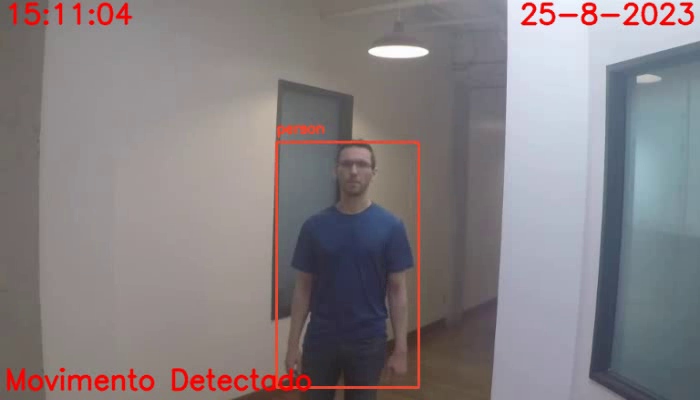
#> input picture frame 73 of 2.0-Processamento de Video/900.13-Detecção de Movimento/Output/DetectaMovimentoOUT.mp4, 700 x 400 px, given in place of DetectaMovimento.mp4, which was not available
$ python 'Detecção de Movimento - Versão 1.0.0.py'
#> lines starting #> are read from the running program, lines starting #| are printed output that depends on the picture
#
########################################################################
# Importação das Bibliotecas Necessárias
########################################################################
#
import cvlib as clb
from cvlib.object_detection import draw_bbox
import cv2 as cv
import numpy as np
import matplotlib.pyplot as plt
import os
from pathlib import Path
from datetime import datetime

#
########################################################################
# Funções de Apoio
########################################################################
#
def LimpaTerminal ():
    if os.name == "nt":
       _ = os.system( "cls" )
    else:
      _ = os.system( "clear ")
    return ()

#
########################################################################
# Definições Gerais
########################################################################
#
Codec = cv.VideoWriter_fourcc('m','p','4','v')
NomeVideoBase = "DetectaMovimento.mp4"
VideoOutName = "DetectaMovimentoOUT.mp4"
dirRaiz = Path.home()
dirBase = "LocalCV"
dirImagem = "Videos"
dirCaminhoBase = str(Path(dirRaiz, dirBase, dirImagem, NomeVideoBase))
dirVideoOut = str(Path(dirRaiz, dirBase, dirImagem, VideoOutName))

#
########################################################################
# Criando o Arquivo de Vídeo
########################################################################
#
VideoOut = cv.VideoWriter ( dirVideoOut,
                            Codec,
                            25,
                            (700, 400))

#
########################################################################
# Lendo o Video
########################################################################
#
Video = cv.VideoCapture (dirCaminhoBase)
if (Video.isOpened()== False):
    LimpaTerminal ()
    print( "Não Foi Localizada o Vídeo : ", NomeVideoBase)
    exit ()

lstFrameVideo = []
while(Video.isOpened()):
    Status, VideoFrame = Video.read()
#> VideoFrame is the input picture: shape (400, 700, 3); mean B, G, R 130.2, 127.4, 134.4

    if Status == True:
      TempoAtual = datetime.now()
      HoraAtual = TempoAtual.strftime("%H:%M:%S")
      DataAtual = str(TempoAtual.day) + "-" + str(TempoAtual.month) + "-" + str(TempoAtual.year)

      cv.putText(VideoFrame, HoraAtual, (5, 25), cv.FONT_HERSHEY_SIMPLEX, 1, (0, 0, 255), 2, cv.LINE_AA)
      cv.putText(VideoFrame, DataAtual, (570, 25), cv.FONT_HERSHEY_SIMPLEX, 1, (0, 0, 255), 2, cv.LINE_AA)
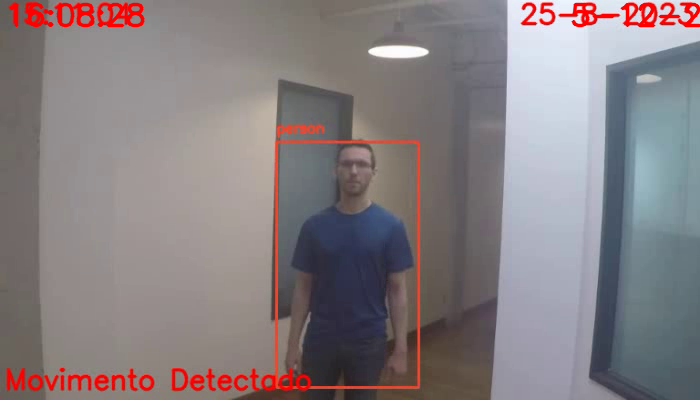
#> VideoFrame: shape (400, 700, 3); mean B, G, R 129.3, 126.5, 134.9

#> (the run stopped early here; a loop or call above may not have finished)

$ run again, starting later in the video
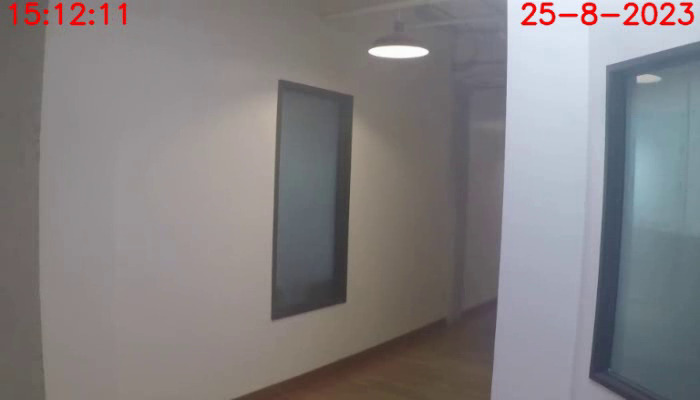
#> input picture frame 329 of 2.0-Processamento de Video/900.13-Detecção de Movimento/Output/DetectaMovimentoOUT.mp4, 700 x 400 px, given in place of DetectaMovimento.mp4, which was not available
#> VideoFrame is the input picture: shape (400, 700, 3); mean B, G, R 130.3, 128.6, 132
#> `cv.putText(VideoFrame, DataAtual, (570, 25), cv.FONT_HERSHEY_SIMPLEX, ..`:
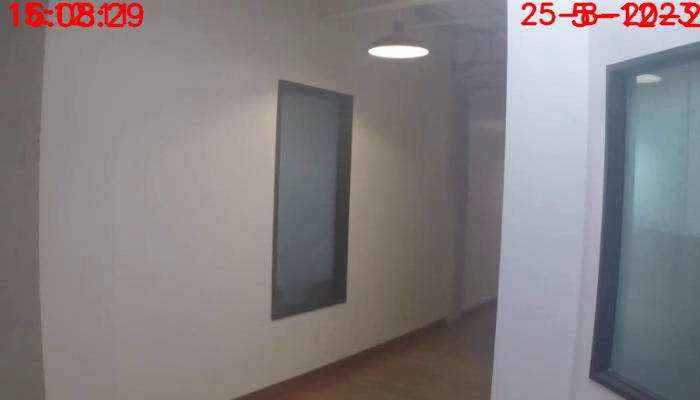
#> VideoFrame: shape (400, 700, 3); mean B, G, R 129.4, 127.7, 132.6

$ run again, starting later in the video
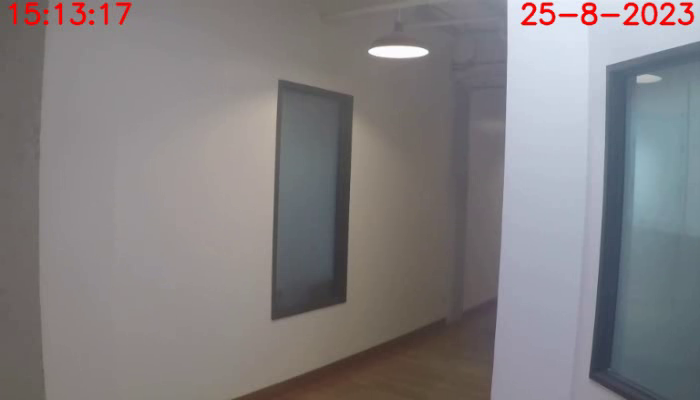
#> input picture frame 585 of 2.0-Processamento de Video/900.13-Detecção de Movimento/Output/DetectaMovimentoOUT.mp4, 700 x 400 px, given in place of DetectaMovimento.mp4, which was not available
#> VideoFrame is the input picture: shape (400, 700, 3); mean B, G, R 130.1, 128.4, 131.7
#> `cv.putText(VideoFrame, DataAtual, (570, 25), cv.FONT_HERSHEY_SIMPLEX, ..`:
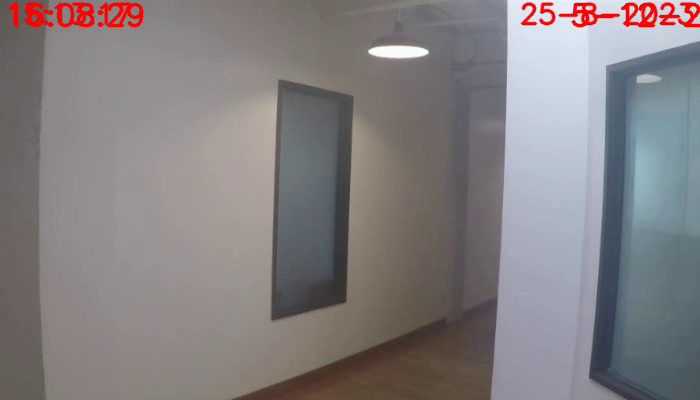
#> VideoFrame: shape (400, 700, 3); mean B, G, R 129.3, 127.5, 132.2
